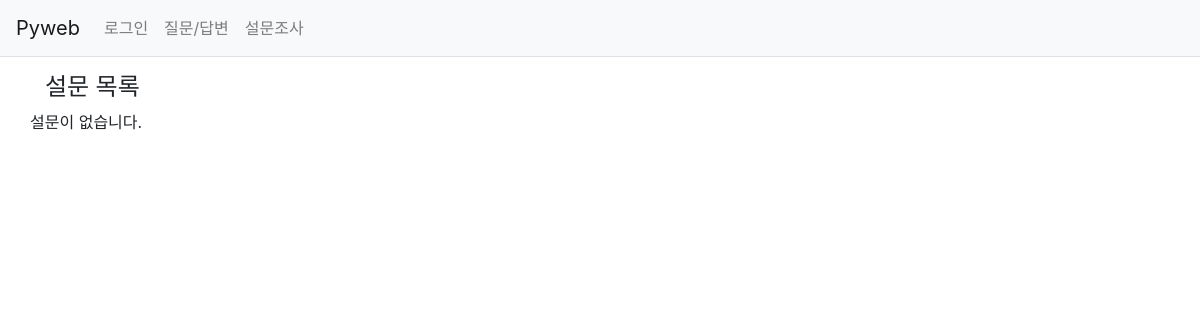
The app's page /poll/poll_list/, older data.
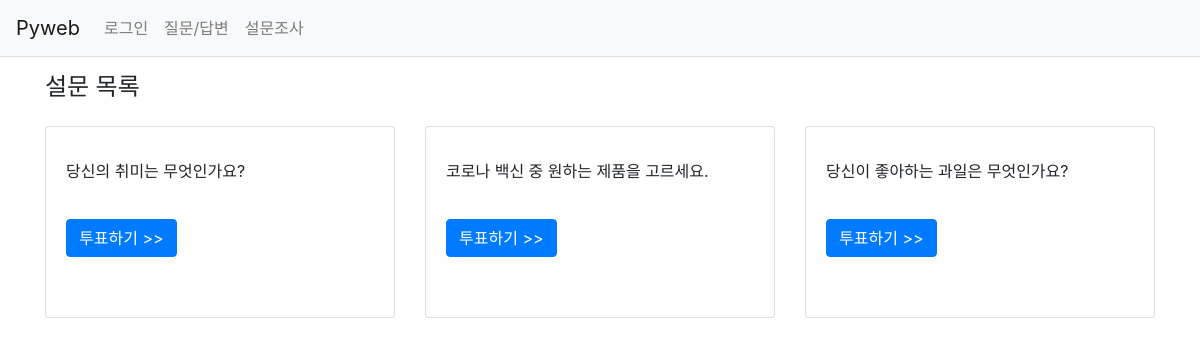
The same page, newer data.
### poll/models.py (models this page shows, shortened)
class Question(models.Model):
    question_text = models.CharField(max_length=200)
    pub_date = models.DateTimeField('date published')

### poll/views.py (the view)
# urls.py: path('poll_list/', views.poll_list, name='poll_list'),
def poll_list(request):
    question_list = Question.objects.all()
    context = {'question_list': question_list}
    return render(request, 'poll/poll_list.html', context)

### templates/poll/poll_list.html
{% extends 'base.html' %}
{% block content %}
<div class="container my-3">
    <div class="row my-3">
        <div class="col-12">
            <h4>설문 목록</h4>
        </div>
        {% if question_list %}
            {% for question in question_list %}
        <div class="col-4 my-3">
            <div class="card" style="height: 12rem">
                <div class="card-body">
                    <div class="card-text my-2" style="line-height: 2rem">
                        {{ question.question_text }}
                    </div>
                    <a href="{% url 'poll:detail' question.id %}"
                       class="btn btn-primary my-4">투표하기 >></a>
                </div>
            </div>
        </div>
            {% endfor %}
        {% else %}
            <p>설문이 없습니다.</p>
        {% endif %}
    </div>
</div>
{% endblock %}

Row changes from the older to the newer data that the page shows:
added Question: question_text "당신의 취미는 무엇인가요?"
added Question: question_text "코로나 백신 중 원하는 제품을 고르세요."
added Question: question_text "당신이 좋아하는 과일은 무엇인가요?"
Text that changed along with them:
text no longer shown: "설문이 없습니다."
